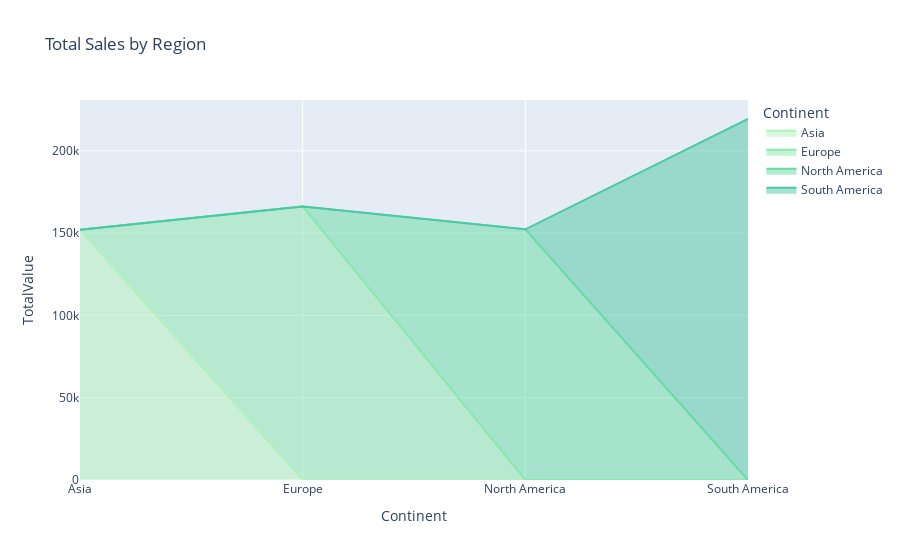

Notebook code for this chart:
### Markdown cell above
### Total Sales by Region

### Code cell
fig = px.area(region_sales, 
              x='Region', 
              y='TotalValue', 
              title="Total Sales by Region", 
              color='Region', 
              color_discrete_sequence=px.colors.sequential.Tealgrn,  
              labels={'Total Sales by Region': 'Total Sales by Region', 'Region': 'Continent'},
              hover_data={'TotalValue': True, 'Region': True})

fig.show()

### Figure 1 — Plotly figure (JSON) as saved in the notebook; plotly's stock layout.template omitted (floating-point values rounded to 4 significant figures)
{"data": [{"fillpattern": {"shape": ""}, "hovertemplate": "Continent=%{x}<br>TotalValue=%{y}<extra></extra>", "legendgroup": "Asia", "line": {"color": "rgb(176, 242, 188)"}, "marker": {"symbol": "circle"}, "mode": "lines", "name": "Asia", "orientation": "v", "showlegend": true, "stackgroup": "1", "type": "scatter", "x": ["Asia"], "xaxis": "x", "y": [152100.0], "yaxis": "y"}, {"fillpattern": {"shape": ""}, "hovertemplate": "Continent=%{x}<br>TotalValue=%{y}<extra></extra>", "legendgroup": "Europe", "line": {"color": "rgb(137, 232, 172)"}, "marker": {"symbol": "circle"}, "mode": "lines", "name": "Europe", "orientation": "v", "showlegend": true, "stackgroup": "1", "type": "scatter", "x": ["Europe"], "xaxis": "x", "y": [166300.0], "yaxis": "y"}, {"fillpattern": {"shape": ""}, "hovertemplate": "Continent=%{x}<br>TotalValue=%{y}<extra></extra>", "legendgroup": "North America", "line": {"color": "rgb(103, 219, 165)"}, "marker": {"symbol": "circle"}, "mode": "lines", "name": "North America", "orientation": "v", "showlegend": true, "stackgroup": "1", "type": "scatter", "x": ["North America"], "xaxis": "x", "y": [152300.0], "yaxis": "y"}, {"fillpattern": {"shape": ""}, "hovertemplate": "Continent=%{x}<br>TotalValue=%{y}<extra></extra>", "legendgroup": "South America", "line": {"color": "rgb(76, 200, 163)"}, "marker": {"symbol": "circle"}, "mode": "lines", "name": "South America", "orientation": "v", "showlegend": true, "stackgroup": "1", "type": "scatter", "x": ["South America"], "xaxis": "x", "y": [219400.0], "yaxis": "y"}], "layout": {"legend": {"title": {"text": "Continent"}, "tracegroupgap": 0}, "title": {"text": "Total Sales by Region"}, "xaxis": {"anchor": "y", "categoryarray": ["Asia", "Europe", "North America", "South America"], "categoryorder": "array", "domain": [0, 1], "title": {"text": "Continent"}}, "yaxis": {"anchor": "x", "domain": [0, 1], "title": {"text": "TotalValue"}}}}
